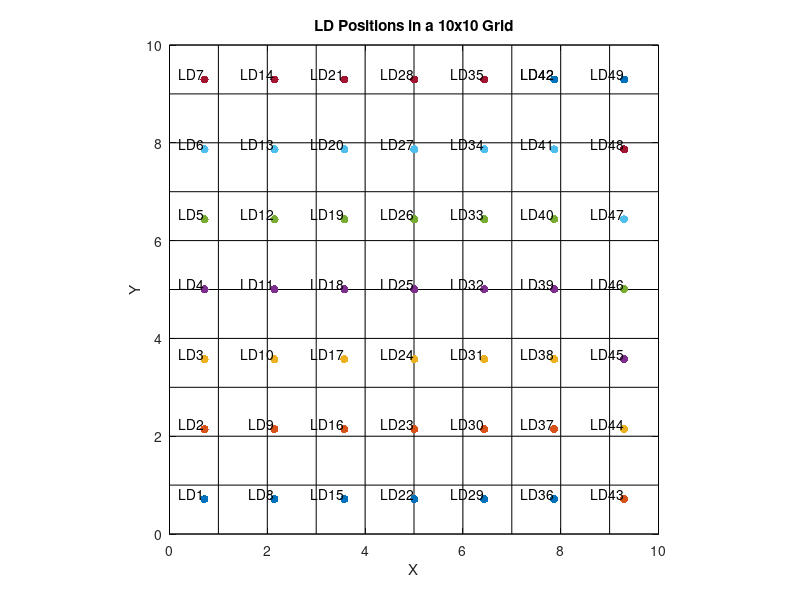

MATLAB code for this plot:
%% 4个LD的分布
% LD1 = struct('ID', 'LD1', 'Position', [2.5, 2.5, 3], 'isbusy', false, 'channel_gain',0, 'interference',0);
% LD2 = struct('ID', 'LD2', 'Position', [7.5, 2.5, 3], 'isbusy', false, 'channel_gain',0, 'interference',0);
% LD3 = struct('ID', 'LD3', 'Position', [2.5, 7.5, 3], 'isbusy', false, 'channel_gain',0, 'interference',0);
% LD4 = struct('ID', 'LD4', 'Position', [7.5, 7.5, 3], 'isbusy', false, 'channel_gain',0, 'interference',0);


%% 9个LD的分布
% LD1 = struct('ID', 'LD1', 'Position', [1.67, 1.67, 3], 'isbusy', false, 'channel_gain',0, 'interference',0);
% LD2 = struct('ID', 'LD2', 'Position', [5.0, 1.67, 3], 'isbusy', false, 'channel_gain',0, 'interference',0);
% LD3 = struct('ID', 'LD3', 'Position', [8.33, 1.67, 3], 'isbusy', false, 'channel_gain',0, 'interference',0);
% LD4 = struct('ID', 'LD4', 'Position', [1.67, 5.0, 3], 'isbusy', false, 'channel_gain',0, 'interference',0);
% LD5 = struct('ID', 'LD5', 'Position', [5.0, 5.0, 3], 'isbusy', false, 'channel_gain',0, 'interference',0);
% LD6 = struct('ID', 'LD6', 'Position', [8.33, 5.0, 3], 'isbusy', false, 'channel_gain',0, 'interference',0);
% LD7 = struct('ID', 'LD7', 'Position', [1.67, 8.33, 3], 'isbusy', false, 'channel_gain',0, 'interference',0);
% LD8 = struct('ID', 'LD8', 'Position', [5.0, 8.33, 3], 'isbusy', false, 'channel_gain',0, 'interference',0);
% LD9 = struct('ID', 'LD9', 'Position', [8.33, 8.33, 3], 'isbusy', false, 'channel_gain',0, 'interference',0);


%% 16个LD的分布
% LD1 = struct('ID', 'LD1', 'Position', [1.25, 1.25, 3], 'isbusy', false, 'channel_gain',0, 'interference',0);
% LD2 = struct('ID', 'LD2', 'Position', [3.75, 1.25, 3], 'isbusy', false, 'channel_gain',0, 'interference',0);
% LD3 = struct('ID', 'LD3', 'Position', [6.25, 1.25, 3], 'isbusy', false, 'channel_gain',0, 'interference',0);
% LD4 = struct('ID', 'LD4', 'Position', [8.75, 1.25, 3], 'isbusy', false, 'channel_gain',0, 'interference',0);
% LD5 = struct('ID', 'LD5', 'Position', [1.25, 3.75, 3], 'isbusy', false, 'channel_gain',0, 'interference',0);
% LD6 = struct('ID', 'LD6', 'Position', [3.75, 3.75, 3], 'isbusy', false, 'channel_gain',0, 'interference',0);
% LD7 = struct('ID', 'LD7', 'Position', [6.25, 3.75, 3], 'isbusy', false, 'channel_gain',0, 'interference',0);
% LD8 = struct('ID', 'LD8', 'Position', [8.75, 3.75, 3], 'isbusy', false, 'channel_gain',0, 'interference',0);
% LD9 = struct('ID', 'LD9', 'Position', [1.25, 6.25, 3], 'isbusy', false, 'channel_gain',0, 'interference',0);
% LD10 = struct('ID', 'LD10', 'Position', [3.75, 6.25, 3], 'isbusy', false, 'channel_gain',0, 'interference',0);
% LD11 = struct('ID', 'LD11', 'Position', [6.25, 6.25, 3], 'isbusy', false, 'channel_gain',0, 'interference',0);
% LD12 = struct('ID', 'LD12', 'Position', [8.75, 6.25, 3], 'isbusy', false, 'channel_gain',0, 'interference',0);
% LD13 = struct('ID', 'LD13', 'Position', [1.25, 8.75, 3], 'isbusy', false, 'channel_gain',0, 'interference',0);
% LD14 = struct('ID', 'LD14', 'Position', [3.75, 8.75, 3], 'isbusy', false, 'channel_gain',0, 'interference',0);
% LD15 = struct('ID', 'LD15', 'Position', [6.25, 8.75, 3], 'isbusy', false, 'channel_gain',0, 'interference',0);
% LD16 = struct('ID', 'LD16', 'Position', [8.75, 8.75, 3], 'isbusy', false, 'channel_gain',0, 'interference',0);


%% 25个LD的分布
% LD1 = struct('ID', 'LD1', 'Position', [1, 1, 3], 'isbusy', false, 'channel_gain',0, 'interference',0);
% LD2 = struct('ID', 'LD2', 'Position', [3, 1, 3], 'isbusy', false, 'channel_gain',0, 'interference',0);
% LD3 = struct('ID', 'LD3', 'Position', [5, 1, 3], 'isbusy', false, 'channel_gain',0, 'interference',0);
% LD4 = struct('ID', 'LD4', 'Position', [7, 1, 3], 'isbusy', false, 'channel_gain',0, 'interference',0);
% LD5 = struct('ID', 'LD5', 'Position', [9, 1, 3], 'isbusy', false, 'channel_gain',0, 'interference',0);
% LD6 = struct('ID', 'LD6', 'Position', [1, 3, 3], 'isbusy', false, 'channel_gain',0, 'interference',0);
% LD7 = struct('ID', 'LD7', 'Position', [3, 3, 3], 'isbusy', false, 'channel_gain',0, 'interference',0);
% LD8 = struct('ID', 'LD8', 'Position', [5, 3, 3], 'isbusy', false, 'channel_gain',0, 'interference',0);
% LD9 = struct('ID', 'LD9', 'Position', [7, 3, 3], 'isbusy', false, 'channel_gain',0, 'interference',0);
% LD10 = struct('ID', 'LD10', 'Position', [9, 3, 3], 'isbusy', false, 'channel_gain',0, 'interference',0);
% LD11 = struct('ID', 'LD11', 'Position', [1, 5, 3], 'isbusy', false, 'channel_gain',0, 'interference',0);
% LD12 = struct('ID', 'LD12', 'Position', [3, 5, 3], 'isbusy', false, 'channel_gain',0, 'interference',0);
% LD13 = struct('ID', 'LD13', 'Position', [5, 5, 3], 'isbusy', false, 'channel_gain',0, 'interference',0);
% LD14 = struct('ID', 'LD14', 'Position', [7, 5, 3], 'isbusy', false, 'channel_gain',0, 'interference',0);
% LD15 = struct('ID', 'LD15', 'Position', [9, 5, 3], 'isbusy', false, 'channel_gain',0, 'interference',0);
% LD16 = struct('ID', 'LD16', 'Position', [1, 7, 3], 'isbusy', false, 'channel_gain',0, 'interference',0);
% LD17 = struct('ID', 'LD17', 'Position', [3, 7, 3], 'isbusy', false, 'channel_gain',0, 'interference',0);
% LD18 = struct('ID', 'LD18', 'Position', [5, 7, 3], 'isbusy', false, 'channel_gain',0, 'interference',0);
% LD19 = struct('ID', 'LD19', 'Position', [7, 7, 3], 'isbusy', false, 'channel_gain',0, 'interference',0);
% LD20 = struct('ID', 'LD20', 'Position', [9, 7, 3], 'isbusy', false, 'channel_gain',0, 'interference',0);
% LD21 = struct('ID', 'LD21', 'Position', [1, 9, 3], 'isbusy', false, 'channel_gain',0, 'interference',0);
% LD22 = struct('ID', 'LD22', 'Position', [3, 9, 3], 'isbusy', false, 'channel_gain',0, 'interference',0);
% LD23 = struct('ID', 'LD23', 'Position', [5, 9, 3], 'isbusy', false, 'channel_gain',0, 'interference',0);
% LD24 = struct('ID', 'LD24', 'Position', [7, 9, 3], 'isbusy', false, 'channel_gain',0, 'interference',0);
% LD25 = struct('ID', 'LD25', 'Position', [9, 9, 3], 'isbusy', false, 'channel_gain',0, 'interference',0);

%% 36个LD的分布
% LD1 = struct('ID', 'LD1', 'Position', [0.835, 0.835, 3], 'isbusy', false, 'channel_gain', 0, 'interference', 0);
% LD2 = struct('ID', 'LD2', 'Position', [0.835, 2.505, 3], 'isbusy', false, 'channel_gain', 0, 'interference', 0);
% LD3 = struct('ID', 'LD3', 'Position', [0.835, 4.175, 3], 'isbusy', false, 'channel_gain', 0, 'interference', 0);
% LD4 = struct('ID', 'LD4', 'Position', [0.835, 5.845, 3], 'isbusy', false, 'channel_gain', 0, 'interference', 0);
% LD5 = struct('ID', 'LD5', 'Position', [0.835, 7.515, 3], 'isbusy', false, 'channel_gain', 0, 'interference', 0);
% LD6 = struct('ID', 'LD6', 'Position', [0.835, 9.185, 3], 'isbusy', false, 'channel_gain', 0, 'interference', 0);
% LD7 = struct('ID', 'LD7', 'Position', [2.505, 0.835, 3], 'isbusy', false, 'channel_gain', 0, 'interference', 0);
% LD8 = struct('ID', 'LD8', 'Position', [2.505, 2.505, 3], 'isbusy', false, 'channel_gain', 0, 'interference', 0);
% LD9 = struct('ID', 'LD9', 'Position', [2.505, 4.175, 3], 'isbusy', false, 'channel_gain', 0, 'interference', 0);
% LD10 = struct('ID', 'LD10', 'Position', [2.505, 5.845, 3], 'isbusy', false, 'channel_gain', 0, 'interference', 0);
% LD11 = struct('ID', 'LD11', 'Position', [2.505, 7.515, 3], 'isbusy', false, 'channel_gain', 0, 'interference', 0);
% LD12 = struct('ID', 'LD12', 'Position', [2.505, 9.185, 3], 'isbusy', false, 'channel_gain', 0, 'interference', 0);
% LD13 = struct('ID', 'LD13', 'Position', [4.175, 0.835, 3], 'isbusy', false, 'channel_gain', 0, 'interference', 0);
% LD14 = struct('ID', 'LD14', 'Position', [4.175, 2.505, 3], 'isbusy', false, 'channel_gain', 0, 'interference', 0);
% LD15 = struct('ID', 'LD15', 'Position', [4.175, 4.175, 3], 'isbusy', false, 'channel_gain', 0, 'interference', 0);
% LD16 = struct('ID', 'LD16', 'Position', [4.175, 5.845, 3], 'isbusy', false, 'channel_gain', 0, 'interference', 0);
% LD17 = struct('ID', 'LD17', 'Position', [4.175, 7.515, 3], 'isbusy', false, 'channel_gain', 0, 'interference', 0);
% LD18 = struct('ID', 'LD18', 'Position', [4.175, 9.185, 3], 'isbusy', false, 'channel_gain', 0, 'interference', 0);
% LD19 = struct('ID', 'LD19', 'Position', [5.845, 0.835, 3], 'isbusy', false, 'channel_gain', 0, 'interference', 0);
% LD20 = struct('ID', 'LD20', 'Position', [5.845, 2.505, 3], 'isbusy', false, 'channel_gain', 0, 'interference', 0);
% LD21 = struct('ID', 'LD21', 'Position', [5.845, 4.175, 3], 'isbusy', false, 'channel_gain', 0, 'interference', 0);
% LD22 = struct('ID', 'LD22', 'Position', [5.845, 5.845, 3], 'isbusy', false, 'channel_gain', 0, 'interference', 0);
% LD23 = struct('ID', 'LD23', 'Position', [5.845, 7.515, 3], 'isbusy', false, 'channel_gain', 0, 'interference', 0);
% LD24 = struct('ID', 'LD24', 'Position', [5.845, 9.185, 3], 'isbusy', false, 'channel_gain', 0, 'interference', 0);
% LD25 = struct('ID', 'LD25', 'Position', [7.515, 0.835, 3], 'isbusy', false, 'channel_gain', 0, 'interference', 0);
% LD26 = struct('ID', 'LD26', 'Position', [7.515, 2.505, 3], 'isbusy', false, 'channel_gain', 0, 'interference', 0);
% LD27 = struct('ID', 'LD27', 'Position', [7.515, 4.175, 3], 'isbusy', false, 'channel_gain', 0, 'interference', 0);
% LD28 = struct('ID', 'LD28', 'Position', [7.515, 5.845, 3], 'isbusy', false, 'channel_gain', 0, 'interference', 0);
% LD29 = struct('ID', 'LD29', 'Position', [7.515, 7.515, 3], 'isbusy', false, 'channel_gain', 0, 'interference', 0);
% LD30 = struct('ID', 'LD30', 'Position', [7.515, 9.185, 3], 'isbusy', false, 'channel_gain', 0, 'interference', 0);
% LD31 = struct('ID', 'LD31', 'Position', [9.185, 0.835, 3], 'isbusy', false, 'channel_gain', 0, 'interference', 0);
% LD32 = struct('ID', 'LD32', 'Position', [9.185, 2.505, 3], 'isbusy', false, 'channel_gain', 0, 'interference', 0);
% LD33 = struct('ID', 'LD33', 'Position', [9.185, 4.175, 3], 'isbusy', false, 'channel_gain', 0, 'interference', 0);
% LD34 = struct('ID', 'LD34', 'Position', [9.185, 5.845, 3], 'isbusy', false, 'channel_gain', 0, 'interference', 0);
% LD35 = struct('ID', 'LD35', 'Position', [9.185, 7.515, 3], 'isbusy', false, 'channel_gain', 0, 'interference', 0);
% LD36 = struct('ID', 'LD36', 'Position', [9.185, 9.185, 3], 'isbusy', false, 'channel_gain', 0, 'interference', 0);



%% 49个LD的分布
LD1 = struct('ID', 'LD1', 'Position', [0.715, 0.715, 3], 'isbusy', false, 'channel_gain', 0, 'interference', 0);
LD2 = struct('ID', 'LD2', 'Position', [0.715, 2.145, 3], 'isbusy', false, 'channel_gain', 0, 'interference', 0);
LD3 = struct('ID', 'LD3', 'Position', [0.715, 3.575, 3], 'isbusy', false, 'channel_gain', 0, 'interference', 0);
LD4 = struct('ID', 'LD4', 'Position', [0.715, 5.005, 3], 'isbusy', false, 'channel_gain', 0, 'interference', 0);
LD5 = struct('ID', 'LD5', 'Position', [0.715, 6.435, 3], 'isbusy', false, 'channel_gain', 0, 'interference', 0);
LD6 = struct('ID', 'LD6', 'Position', [0.715, 7.865, 3], 'isbusy', false, 'channel_gain', 0, 'interference', 0);
LD7 = struct('ID', 'LD7', 'Position', [0.715, 9.295, 3], 'isbusy', false, 'channel_gain', 0, 'interference', 0);
LD8 = struct('ID', 'LD8', 'Position', [2.145, 0.715, 3], 'isbusy', false, 'channel_gain', 0, 'interference', 0);
LD9 = struct('ID', 'LD9', 'Position', [2.145, 2.145, 3], 'isbusy', false, 'channel_gain', 0, 'interference', 0);
LD10 = struct('ID', 'LD10', 'Position', [2.145, 3.575, 3], 'isbusy', false, 'channel_gain', 0, 'interference', 0);
LD11 = struct('ID', 'LD11', 'Position', [2.145, 5.005, 3], 'isbusy', false, 'channel_gain', 0, 'interference', 0);
LD12 = struct('ID', 'LD12', 'Position', [2.145, 6.435, 3], 'isbusy', false, 'channel_gain', 0, 'interference', 0);
LD13 = struct('ID', 'LD13', 'Position', [2.145, 7.865, 3], 'isbusy', false, 'channel_gain', 0, 'interference', 0);
LD14 = struct('ID', 'LD14', 'Position', [2.145, 9.295, 3], 'isbusy', false, 'channel_gain', 0, 'interference', 0);
LD15 = struct('ID', 'LD15', 'Position', [3.575, 0.715, 3], 'isbusy', false, 'channel_gain', 0, 'interference', 0);
LD16 = struct('ID', 'LD16', 'Position', [3.575, 2.145, 3], 'isbusy', false, 'channel_gain', 0, 'interference', 0);
LD17 = struct('ID', 'LD17', 'Position', [3.575, 3.575, 3], 'isbusy', false, 'channel_gain', 0, 'interference', 0);
LD18 = struct('ID', 'LD18', 'Position', [3.575, 5.005, 3], 'isbusy', false, 'channel_gain', 0, 'interference', 0);
LD19 = struct('ID', 'LD19', 'Position', [3.575, 6.435, 3], 'isbusy', false, 'channel_gain', 0, 'interference', 0);
LD20 = struct('ID', 'LD20', 'Position', [3.575, 7.865, 3], 'isbusy', false, 'channel_gain', 0, 'interference', 0);
LD21 = struct('ID', 'LD21', 'Position', [3.575, 9.295, 3], 'isbusy', false, 'channel_gain', 0, 'interference', 0);
LD22 = struct('ID', 'LD22', 'Position', [5.005, 0.715, 3], 'isbusy', false, 'channel_gain', 0, 'interference', 0);
LD23 = struct('ID', 'LD23', 'Position', [5.005, 2.145, 3], 'isbusy', false, 'channel_gain', 0, 'interference', 0);
LD24 = struct('ID', 'LD24', 'Position', [5.005, 3.575, 3], 'isbusy', false, 'channel_gain', 0, 'interference', 0);
LD25 = struct('ID', 'LD25', 'Position', [5.005, 5.005, 3], 'isbusy', false, 'channel_gain', 0, 'interference', 0);
LD26 = struct('ID', 'LD26', 'Position', [5.005, 6.435, 3], 'isbusy', false, 'channel_gain', 0, 'interference', 0);
LD27 = struct('ID', 'LD27', 'Position', [5.005, 7.865, 3], 'isbusy', false, 'channel_gain', 0, 'interference', 0);
LD28 = struct('ID', 'LD28', 'Position', [5.005, 9.295, 3], 'isbusy', false, 'channel_gain', 0, 'interference', 0);
LD29 = struct('ID', 'LD29', 'Position', [6.435, 0.715, 3], 'isbusy', false, 'channel_gain', 0, 'interference', 0);
LD30 = struct('ID', 'LD30', 'Position', [6.435, 2.145, 3], 'isbusy', false, 'channel_gain', 0, 'interference', 0);
LD31 = struct('ID', 'LD31', 'Position', [6.435, 3.575, 3], 'isbusy', false, 'channel_gain', 0, 'interference', 0);
LD32 = struct('ID', 'LD32', 'Position', [6.435, 5.005, 3], 'isbusy', false, 'channel_gain', 0, 'interference', 0);
LD33 = struct('ID', 'LD33', 'Position', [6.435, 6.435, 3], 'isbusy', false, 'channel_gain', 0, 'interference', 0);
LD34 = struct('ID', 'LD34', 'Position', [6.435, 7.865, 3], 'isbusy', false, 'channel_gain', 0, 'interference', 0);
LD35 = struct('ID', 'LD35', 'Position', [6.435, 9.295, 3], 'isbusy', false, 'channel_gain', 0, 'interference', 0);
LD36 = struct('ID', 'LD36', 'Position', [7.865, 0.715, 3], 'isbusy', false, 'channel_gain', 0, 'interference', 0);
LD37 = struct('ID', 'LD37', 'Position', [7.865, 2.145, 3], 'isbusy', false, 'channel_gain', 0, 'interference', 0);
LD38 = struct('ID', 'LD38', 'Position', [7.865, 3.575, 3], 'isbusy', false, 'channel_gain', 0, 'interference', 0);
LD39 = struct('ID', 'LD39', 'Position', [7.865, 5.005, 3], 'isbusy', false, 'channel_gain', 0, 'interference', 0);
LD40 = struct('ID', 'LD40', 'Position', [7.865, 6.435, 3], 'isbusy', false, 'channel_gain', 0, 'interference', 0);
LD41 = struct('ID', 'LD41', 'Position', [7.865, 7.865, 3], 'isbusy', false, 'channel_gain', 0, 'interference', 0);
LD42 = struct('ID', 'LD42', 'Position', [7.865, 9.295, 3], 'isbusy', false, 'channel_gain', 0, 'interference', 0);
LD43 = struct('ID', 'LD43', 'Position', [9.295, 0.715, 3], 'isbusy', false, 'channel_gain', 0, 'interference', 0);
LD44 = struct('ID', 'LD44', 'Position', [9.295, 2.145, 3], 'isbusy', false, 'channel_gain', 0, 'interference', 0);
LD45 = struct('ID', 'LD45', 'Position', [9.295, 3.575, 3], 'isbusy', false, 'channel_gain', 0, 'interference', 0);
LD46 = struct('ID', 'LD46', 'Position', [9.295, 5.005, 3], 'isbusy', false, 'channel_gain', 0, 'interference', 0);
LD47 = struct('ID', 'LD47', 'Position', [9.295, 6.435, 3], 'isbusy', false, 'channel_gain', 0, 'interference', 0);
LD48 = struct('ID', 'LD48', 'Position', [9.295, 7.865, 3], 'isbusy', false, 'channel_gain', 0, 'interference', 0);
LD49 = struct('ID', 'LD49', 'Position', [9.295, 9.295, 3], 'isbusy', false, 'channel_gain', 0, 'interference', 0);






%% 旧的位置参数
% LD1 = struct('ID', 'LD1', 'Position', [2, 2, 3], 'isbusy', false, 'channel_gain',0, 'interference',0);
% LD2 = struct('ID', 'LD2', 'Position', [5, 2, 3], 'isbusy', false, 'channel_gain',0, 'interference',0);
% LD3 = struct('ID', 'LD3', 'Position', [8, 2, 3], 'isbusy', false, 'channel_gain',0, 'interference',0);
% LD4 = struct('ID', 'LD4', 'Position', [2, 5, 3], 'isbusy', false, 'channel_gain',0, 'interference',0);
% LD5 = struct('ID', 'LD5', 'Position', [5, 5, 3], 'isbusy', false, 'channel_gain',0, 'interference',0);
% LD6 = struct('ID', 'LD6', 'Position', [8, 5, 3], 'isbusy', false, 'channel_gain',0, 'interference',0);
% LD7 = struct('ID', 'LD7', 'Position', [2, 8, 3], 'isbusy', false, 'channel_gain',0, 'interference',0);
% LD8 = struct('ID', 'LD8', 'Position', [5, 8, 3], 'isbusy', false, 'channel_gain',0, 'interference',0);
% LD9 = struct('ID', 'LD9', 'Position', [8, 8, 3], 'isbusy', false, 'channel_gain',0, 'interference',0);
% LD10 = struct('ID', 'LD10', 'Position', [3.5, 3.5, 3], 'isbusy', false, 'channel_gain',0, 'interference',0);
% LD11 = struct('ID', 'LD11', 'Position', [6.5, 3.5, 3], 'isbusy', false, 'channel_gain',0, 'interference',0);
% LD12 = struct('ID', 'LD12', 'Position', [3.5, 6.5, 3], 'isbusy', false, 'channel_gain',0, 'interference',0);
% LD13 = struct('ID', 'LD13', 'Position', [6.5, 6.5, 3], 'isbusy', false, 'channel_gain',0, 'interference',0);
% LD14 = struct('ID', 'LD10', 'Position', [5, 0, 3], 'isbusy', false, 'channel_gain',0, 'interference',0);
% LD15 = struct('ID', 'LD11', 'Position', [0, 5, 3], 'isbusy', false, 'channel_gain',0, 'interference',0);
% LD16 = struct('ID', 'LD12', 'Position', [10, 5, 3], 'isbusy', false, 'channel_gain',0, 'interference',0);
% LD17 = struct('ID', 'LD13', 'Position', [5, 10, 3], 'isbusy', false, 'channel_gain',0, 'interference',0);
% LD18 = struct('ID', 'LD10', 'Position', [0, 0, 3], 'isbusy', false, 'channel_gain',0, 'interference',0);
% LD19 = struct('ID', 'LD11', 'Position', [10, 0, 3], 'isbusy', false, 'channel_gain',0, 'interference',0);
% LD20 = struct('ID', 'LD12', 'Position', [0, 10, 3], 'isbusy', false, 'channel_gain',0, 'interference',0);
% LD21 = struct('ID', 'LD13', 'Position', [10, 10, 3], 'isbusy', false, 'channel_gain',0, 'interference',0);
% LD22 = struct('ID', 'LD10', 'Position', [1, 3.5, 3], 'isbusy', false, 'channel_gain',0, 'interference',0);
% LD23 = struct('ID', 'LD11', 'Position', [9, 3.5, 3], 'isbusy', false, 'channel_gain',0, 'interference',0);
% LD24 = struct('ID', 'LD12', 'Position', [1, 6.5, 3], 'isbusy', false, 'channel_gain',0, 'interference',0);
% LD25 = struct('ID', 'LD13', 'Position', [9, 6.5, 3], 'isbusy', false, 'channel_gain',0, 'interference',0);
% LD26 = struct('ID', 'LD10', 'Position', [2, 0, 3], 'isbusy', false, 'channel_gain',0, 'interference',0);
% LD27 = struct('ID', 'LD11', 'Position', [8, 0, 3], 'isbusy', false, 'channel_gain',0, 'interference',0);
% LD28 = struct('ID', 'LD12', 'Position', [2, 10, 3], 'isbusy', false, 'channel_gain',0, 'interference',0);
% LD29 = struct('ID', 'LD13', 'Position', [8, 10, 3], 'isbusy', false, 'channel_gain',0, 'interference',0);
% LD30 = struct('ID', 'LD10', 'Position', [0, 2, 3], 'isbusy', false, 'channel_gain',0, 'interference',0);
% LD31 = struct('ID', 'LD11', 'Position', [0, 8, 3], 'isbusy', false, 'channel_gain',0, 'interference',0);
% LD32 = struct('ID', 'LD12', 'Position', [10, 2, 3], 'isbusy', false, 'channel_gain',0, 'interference',0);
% LD33 = struct('ID', 'LD13', 'Position', [10, 8, 3], 'isbusy', false, 'channel_gain',0, 'interference',0);
% Create a 10x10 grid
[X, Y] = meshgrid(0:10, 0:10);

% Plot the grid
figure;
plot(X, Y, 'k-');
hold on;
plot(X', Y', 'k-');
axis equal;
xlim([0 10]);
ylim([0 10]);
grid on;
title('LD Positions in a 10x10 Grid');
xlabel('X');
ylabel('Y');

% Plot the LD positions
scatter(LD1.Position(1), LD1.Position(2), 'ro', 'filled');
text(LD1.Position(1), LD1.Position(2), LD1.ID, 'VerticalAlignment','bottom','HorizontalAlignment','right');

scatter(LD2.Position(1), LD2.Position(2), 'ro', 'filled');
text(LD2.Position(1), LD2.Position(2), LD2.ID, 'VerticalAlignment','bottom','HorizontalAlignment','right');

scatter(LD3.Position(1), LD3.Position(2), 'ro', 'filled');
text(LD3.Position(1), LD3.Position(2), LD3.ID, 'VerticalAlignment','bottom','HorizontalAlignment','right');

scatter(LD4.Position(1), LD4.Position(2), 'ro', 'filled');
text(LD4.Position(1), LD4.Position(2), LD4.ID, 'VerticalAlignment','bottom','HorizontalAlignment','right');

scatter(LD5.Position(1), LD5.Position(2), 'ro', 'filled');
text(LD5.Position(1), LD5.Position(2), LD5.ID, 'VerticalAlignment','bottom','HorizontalAlignment','right');

scatter(LD6.Position(1), LD6.Position(2), 'ro', 'filled');
text(LD6.Position(1), LD6.Position(2), LD6.ID, 'VerticalAlignment','bottom','HorizontalAlignment','right');

scatter(LD7.Position(1), LD7.Position(2), 'ro', 'filled');
text(LD7.Position(1), LD7.Position(2), LD7.ID, 'VerticalAlignment','bottom','HorizontalAlignment','right');

scatter(LD8.Position(1), LD8.Position(2), 'ro', 'filled');
text(LD8.Position(1), LD8.Position(2), LD8.ID, 'VerticalAlignment','bottom','HorizontalAlignment','right');

scatter(LD9.Position(1), LD9.Position(2), 'ro', 'filled');
text(LD9.Position(1), LD9.Position(2), LD9.ID, 'VerticalAlignment','bottom','HorizontalAlignment','right');

scatter(LD10.Position(1), LD10.Position(2), 'ro', 'filled');
text(LD10.Position(1), LD10.Position(2), LD10.ID, 'VerticalAlignment','bottom','HorizontalAlignment','right');

scatter(LD11.Position(1), LD11.Position(2), 'ro', 'filled');
text(LD11.Position(1), LD11.Position(2), LD11.ID, 'VerticalAlignment','bottom','HorizontalAlignment','right');

scatter(LD12.Position(1), LD12.Position(2), 'ro', 'filled');
text(LD12.Position(1), LD12.Position(2), LD12.ID, 'VerticalAlignment','bottom','HorizontalAlignment','right');

scatter(LD13.Position(1), LD13.Position(2), 'ro', 'filled');
text(LD13.Position(1), LD13.Position(2), LD13.ID, 'VerticalAlignment','bottom','HorizontalAlignment','right');

scatter(LD14.Position(1), LD14.Position(2), 'ro', 'filled');
text(LD14.Position(1), LD14.Position(2), LD14.ID, 'VerticalAlignment','bottom','HorizontalAlignment','right');

scatter(LD15.Position(1), LD15.Position(2), 'ro', 'filled');
text(LD15.Position(1), LD15.Position(2), LD15.ID, 'VerticalAlignment','bottom','HorizontalAlignment','right');

scatter(LD16.Position(1), LD16.Position(2), 'ro', 'filled');
text(LD16.Position(1), LD16.Position(2), LD16.ID, 'VerticalAlignment','bottom','HorizontalAlignment','right');

scatter(LD17.Position(1), LD17.Position(2), 'ro', 'filled');
text(LD17.Position(1), LD17.Position(2), LD17.ID, 'VerticalAlignment','bottom','HorizontalAlignment','right');

scatter(LD18.Position(1), LD18.Position(2), 'ro', 'filled');
text(LD18.Position(1), LD18.Position(2), LD18.ID, 'VerticalAlignment','bottom','HorizontalAlignment','right');

scatter(LD19.Position(1), LD19.Position(2), 'ro', 'filled');
text(LD19.Position(1), LD19.Position(2), LD19.ID, 'VerticalAlignment','bottom','HorizontalAlignment','right');

scatter(LD20.Position(1), LD20.Position(2), 'ro', 'filled');
text(LD20.Position(1), LD20.Position(2), LD20.ID, 'VerticalAlignment','bottom','HorizontalAlignment','right');

scatter(LD21.Position(1), LD21.Position(2), 'ro', 'filled');
text(LD21.Position(1), LD21.Position(2), LD21.ID, 'VerticalAlignment','bottom','HorizontalAlignment','right');

scatter(LD22.Position(1), LD22.Position(2), 'ro', 'filled');
text(LD22.Position(1), LD22.Position(2), LD22.ID, 'VerticalAlignment','bottom','HorizontalAlignment','right');

scatter(LD23.Position(1), LD23.Position(2), 'ro', 'filled');
text(LD23.Position(1), LD23.Position(2), LD23.ID, 'VerticalAlignment','bottom','HorizontalAlignment','right');

scatter(LD24.Position(1), LD24.Position(2), 'ro', 'filled');
text(LD24.Position(1), LD24.Position(2), LD24.ID, 'VerticalAlignment','bottom','HorizontalAlignment','right');

scatter(LD25.Position(1), LD25.Position(2), 'ro', 'filled');
text(LD25.Position(1), LD25.Position(2), LD25.ID, 'VerticalAlignment','bottom','HorizontalAlignment','right');

scatter(LD26.Position(1), LD26.Position(2), 'ro', 'filled');
text(LD26.Position(1), LD26.Position(2), LD26.ID, 'VerticalAlignment','bottom','HorizontalAlignment','right');

scatter(LD27.Position(1), LD27.Position(2), 'ro', 'filled');
text(LD27.Position(1), LD27.Position(2), LD27.ID, 'VerticalAlignment','bottom','HorizontalAlignment','right');

scatter(LD28.Position(1), LD28.Position(2), 'ro', 'filled');
text(LD28.Position(1), LD28.Position(2), LD28.ID, 'VerticalAlignment','bottom','HorizontalAlignment','right');

scatter(LD29.Position(1), LD29.Position(2), 'ro', 'filled');
text(LD29.Position(1), LD29.Position(2), LD29.ID, 'VerticalAlignment','bottom','HorizontalAlignment','right');

scatter(LD30.Position(1), LD30.Position(2), 'ro', 'filled');
text(LD30.Position(1), LD30.Position(2), LD30.ID, 'VerticalAlignment','bottom','HorizontalAlignment','right');

scatter(LD31.Position(1), LD31.Position(2), 'ro', 'filled');
text(LD31.Position(1), LD31.Position(2), LD31.ID, 'VerticalAlignment','bottom','HorizontalAlignment','right');

scatter(LD32.Position(1), LD32.Position(2), 'ro', 'filled');
text(LD32.Position(1), LD32.Position(2), LD32.ID, 'VerticalAlignment','bottom','HorizontalAlignment','right');

scatter(LD33.Position(1), LD33.Position(2), 'ro', 'filled');
text(LD33.Position(1), LD33.Position(2), LD33.ID, 'VerticalAlignment','bottom','HorizontalAlignment','right');

scatter(LD34.Position(1), LD34.Position(2), 'ro', 'filled');
text(LD34.Position(1), LD34.Position(2), LD34.ID, 'VerticalAlignment','bottom','HorizontalAlignment','right');

scatter(LD35.Position(1), LD35.Position(2), 'ro', 'filled');
text(LD35.Position(1), LD35.Position(2), LD35.ID, 'VerticalAlignment','bottom','HorizontalAlignment','right');

scatter(LD36.Position(1), LD36.Position(2), 'ro', 'filled');
text(LD36.Position(1), LD36.Position(2), LD36.ID, 'VerticalAlignment','bottom','HorizontalAlignment','right');

scatter(LD37.Position(1), LD37.Position(2), 'ro', 'filled');
text(LD37.Position(1), LD37.Position(2), LD37.ID, 'VerticalAlignment','bottom','HorizontalAlignment','right');

scatter(LD38.Position(1), LD38.Position(2), 'ro', 'filled');
text(LD38.Position(1), LD38.Position(2), LD38.ID, 'VerticalAlignment','bottom','HorizontalAlignment','right');

scatter(LD39.Position(1), LD39.Position(2), 'ro', 'filled');
text(LD39.Position(1), LD39.Position(2), LD39.ID, 'VerticalAlignment','bottom','HorizontalAlignment','right');

scatter(LD40.Position(1), LD40.Position(2), 'ro', 'filled');
text(LD40.Position(1), LD40.Position(2), LD40.ID, 'VerticalAlignment','bottom','HorizontalAlignment','right');

scatter(LD41.Position(1), LD41.Position(2), 'ro', 'filled');
text(LD41.Position(1), LD41.Position(2), LD41.ID, 'VerticalAlignment','bottom','HorizontalAlignment','right');

scatter(LD42.Position(1), LD42.Position(2), 'ro', 'filled');
text(LD42.Position(1), LD42.Position(2), LD42.ID, 'VerticalAlignment','bottom','HorizontalAlignment','right');

scatter(LD42.Position(1), LD42.Position(2), 'ro', 'filled');
text(LD42.Position(1), LD42.Position(2), LD42.ID, 'VerticalAlignment','bottom','HorizontalAlignment','right');

scatter(LD43.Position(1), LD43.Position(2), 'ro', 'filled');
text(LD43.Position(1), LD43.Position(2), LD43.ID, 'VerticalAlignment','bottom','HorizontalAlignment','right');

scatter(LD44.Position(1), LD44.Position(2), 'ro', 'filled');
text(LD44.Position(1), LD44.Position(2), LD44.ID, 'VerticalAlignment','bottom','HorizontalAlignment','right');

scatter(LD45.Position(1), LD45.Position(2), 'ro', 'filled');
text(LD45.Position(1), LD45.Position(2), LD45.ID, 'VerticalAlignment','bottom','HorizontalAlignment','right');

scatter(LD46.Position(1), LD46.Position(2), 'ro', 'filled');
text(LD46.Position(1), LD46.Position(2), LD46.ID, 'VerticalAlignment','bottom','HorizontalAlignment','right');

scatter(LD47.Position(1), LD47.Position(2), 'ro', 'filled');
text(LD47.Position(1), LD47.Position(2), LD47.ID, 'VerticalAlignment','bottom','HorizontalAlignment','right');

scatter(LD48.Position(1), LD48.Position(2), 'ro', 'filled');
text(LD48.Position(1), LD48.Position(2), LD48.ID, 'VerticalAlignment','bottom','HorizontalAlignment','right');

scatter(LD49.Position(1), LD49.Position(2), 'ro', 'filled');
text(LD49.Position(1), LD49.Position(2), LD49.ID, 'VerticalAlignment','bottom','HorizontalAlignment','right');

hold off;
